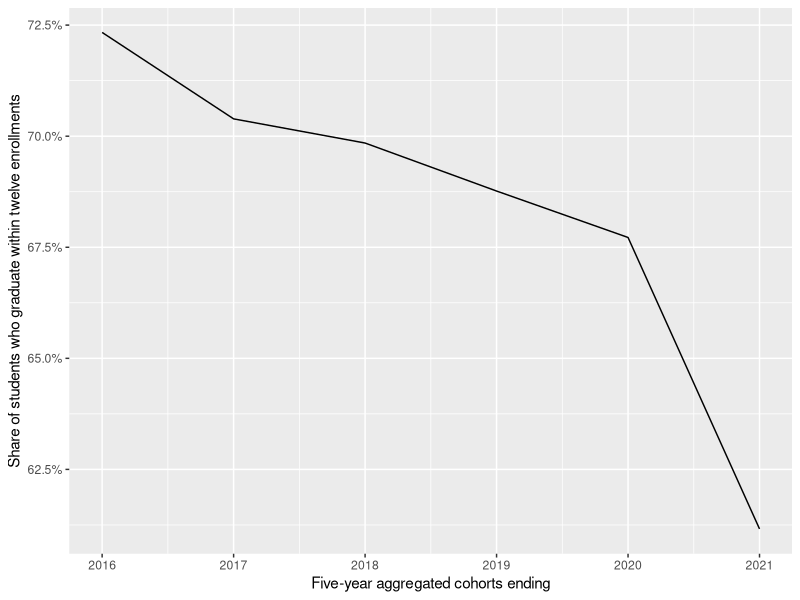

The R source for this figure:
## ---- chunk 1
library(tidyverse)
library(readxl)

knitr::opts_chunk$set(echo = FALSE)
## ---- chunk 2
#| label: fig-graduation-longitudinal
#| fig-cap: Percent graduated within twelve enrollments, five year aggregated cohorts in year ending.
#| fig-width: 7
#| fig-height: 4
#| out-width: 100%
#| out-height: 100%

# read in the data
graduation <- read_excel("data/graduation/cohorts_in_12.xlsx") 

# plot the data
graduation |>
    mutate(Share = `Graduated in 12` / Total ) |>
ggplot(aes(x = `Five-year aggregated cohorts ending`, y = Share)) +
  geom_line() +
  scale_y_continuous(labels = scales::percent) +
  labs(y = "Share of students who graduate within twelve enrollments")
